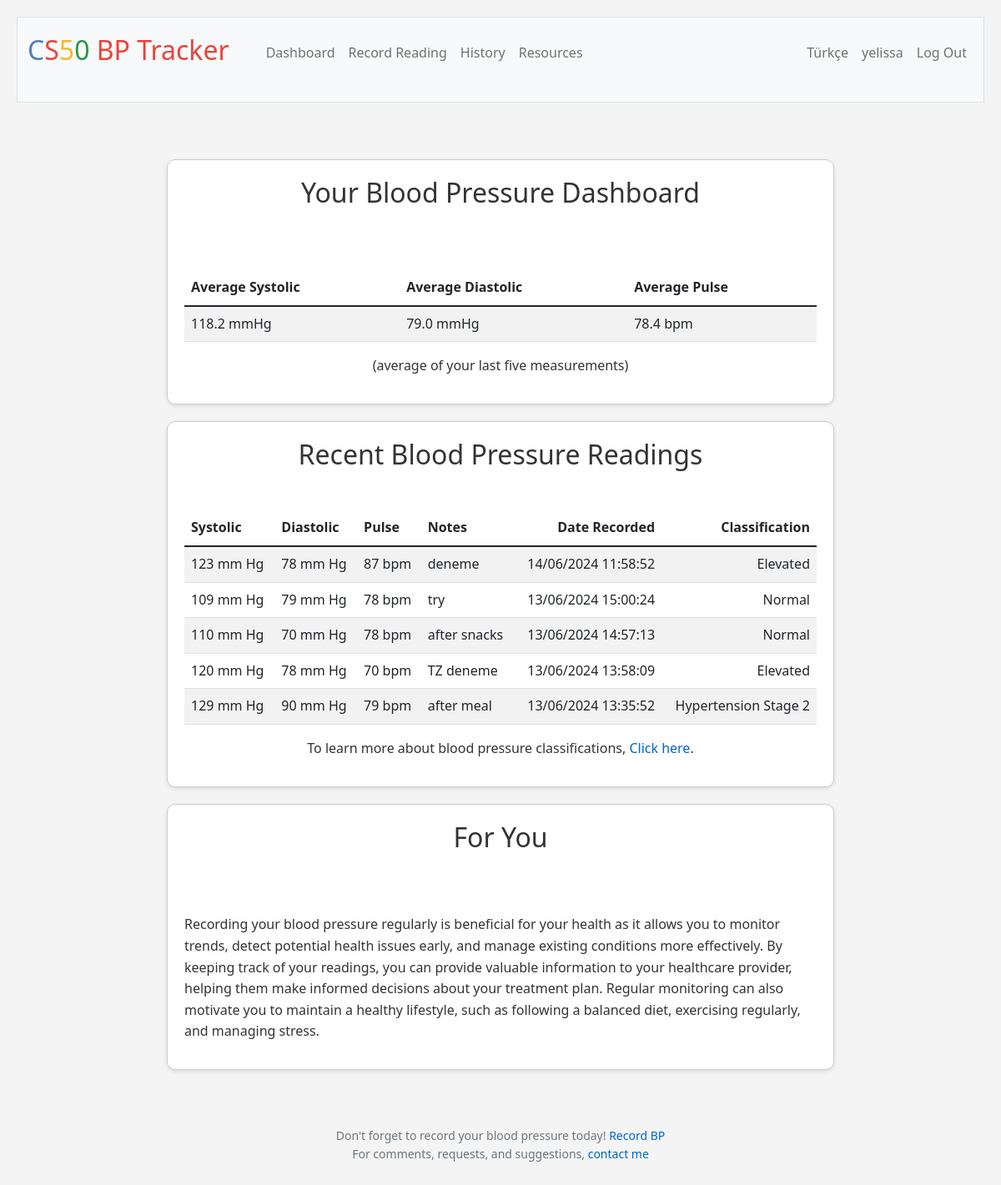
The app's page /dashboard (signed in) with its own data.
### tables this page shows
CREATE TABLE users (
id INTEGER PRIMARY KEY AUTOINCREMENT NOT NULL,
username TEXT NOT NULL,
hash TEXT NOT NULL, name TEXT, timezone TEXT);

CREATE TABLE blood_pressure_readings (
id INTEGER PRIMARY KEY AUTOINCREMENT NOT NULL,
user_id INTEGER NOT NULL,
systolic INTEGER NOT NULL,
diastolic INTEGER NOT NULL,
pulse INTEGER,
reading_date DATETIME DEFAULT CURRENT_TIMESTAMP,
notes TEXT,
FOREIGN KEY (user_id) REFERENCES users (id));

### app.py (the view)
@app.route("/dashboard")
@login_required
def dashboard():
    user_id = session["user_id"]
    user_timezone = db.execute("SELECT timezone FROM users WHERE id = ?", user_id)[0]['timezone']
    user_tz = pytz.timezone(user_timezone)
    recording_rows = db.execute("SELECT * FROM blood_pressure_readings WHERE user_id = ? ORDER BY reading_date DESC LIMIT 5;", user_id)
    for row in recording_rows:
        row["classification"] = classify_bp(row["systolic"], row["diastolic"])
        utc_time = row["reading_date"]
        try:
            local_time = pytz.utc.localize(datetime.strptime(utc_time, '%Y-%m-%d %H:%M:%S')).astimezone(user_tz)
            row["reading_date"] = local_time.strftime('%d/%m/%Y %H:%M:%S')
        except Exception as e:
            print(f"Error converting time: {e}")
            row["reading_date"] = utc_time
    user_avg_recording = db.execute("""
        SELECT AVG(systolic) AS avg_systolic, AVG(diastolic) AS avg_diastolic, AVG(pulse) AS avg_pulse
        FROM (
            SELECT systolic, diastolic, pulse
            FROM blood_pressure_readings
            WHERE user_id = ?
            ORDER BY reading_date DESC
            LIMIT 5
        )
    """, user_id)
    if user_avg_recording:
        avg_data = {
            'avg_systolic': round(user_avg_recording[0]['avg_systolic'], 1) if user_avg_recording[0]['avg_systolic'] else '',
            'avg_diastolic': round(user_avg_recording[0]['avg_diastolic'], 1) if user_avg_recording[0]['avg_diastolic'] else '',
            'avg_pulse': round(user_avg_recording[0]['avg_pulse'], 1) if user_avg_recording[0]['avg_pulse'] else ''
        }
    else:
        avg_data = {'avg_systolic': 'N/A', 'avg_diastolic': 'N/A', 'avg_pulse': 'N/A'}
    return render_template("dashboard.html", classes=g.language_data['classes'], data=g.language_data['dashboard'], last5reading=recording_rows, user_id=user_id, user_avg_recording=[avg_data])

### app.py (called while the page is built)
@app.before_request
def load_language_data():
    user_lang = session.get('language', 'en')  # Default is English
    with open(f'languages/{user_lang}.json', 'r') as file:
        g.language_data = json.load(file)
    g.language_data['current_lang'] = user_lang

@app.after_request
def after_request(response):
    response.headers["Cache-Control"] = "no-cache, no-store, must-revalidate"
    response.headers["Expires"] = 0
    response.headers["Pragma"] = "no-cache"
    return response

@app.context_processor
def inject_layout_data():
    return dict(layout_data=g.language_data['layout'])

@app.context_processor
def inject_user_details():
    if 'user_id' in session:
        user_id = session['user_id']
        user_info = db.execute("SELECT username FROM users WHERE id = ?", user_id)
        if user_info:
            username = user_info[0]['username']
        else:
            username = None
    else:
        username = None
    return {'username': username}

### helpers.py (called while the page is built)
def classify_bp(systolic, diastolic):
    if systolic < 120 and diastolic < 80:
        return "Normal"
    elif 120 <= systolic < 130 and diastolic < 80:
        return "Elevated"
    elif 130 <= systolic < 140 or 80 <= diastolic < 90:
        return "High1"
    elif 140 <= systolic or 90 <= diastolic:
        return "High2"
    else:
        return "Crisis"

def login_required(f):
    @wraps(f)
    def decorated_function(*args, **kwargs):
        if session.get("user_id") is None:
            return redirect("/login")
        return f(*args, **kwargs)
    return decorated_function

### templates/dashboard.html (shortened to what this page needs)
{% extends "layout.html" %}
{% block main %}
<div class="section" id="average-table">
    <h2>{{ data.heading }}</h2>
    <br>
    <table class="table table-striped">
        <thead>
            <tr>
                <th class="text-start">{{ data.avgSystolic }}</th>
                <th class="text-start">{{ data.avgDiastolic }}</th>
                <th class="text-start">{{ data.avgPulse }}</th>
            </tr>
        </thead>
        <tbody>
            {% for row in user_avg_recording %}
            <tr>
                <td class="text-start">{{ row.avg_systolic }} mmHg</td>
                <td class="text-start">{{ row.avg_diastolic }} mmHg</td>
                <td class="text-start">{{ row.avg_pulse }} bpm</td>
            </tr>
            {% endfor %}
        </tbody>
    </table>
    <p class="text-center">{{ data.description }}</p>
</div>
<div class="section", id="trends">
    <h2>{{ data.last5heading }}</h2>
    <table class="table table-striped">
        <thead>
            <tr>
                <th class="text-start">{{ data.systolic }}</th>
                <th class="text-start">{{ data.diastolic }}</th>
                <th class="text-start">{{ data.pulse }}</th>
                <th class="text-start">{{ data.notes }}</th>
                <th class="text-end">{{ data.dateRecorded }}</th>
                <th class="text-end">{{ data.readingClassification }}</th>
            </tr>
        </thead>
        <tbody>
            {% for row in last5reading %}
            <tr>
                <td class="text-start">{{ row.systolic }} mm Hg</td>
                <td class="text-start">{{ row.diastolic }} mm Hg</td>
                <td class="text-start">{{ row.pulse }} bpm</td>
                <td class="text-start">{{ row.notes }}</td>
                <td class="text-end">{{ row.reading_date }}</td>
                <td class="text-end">{{ classes[row.classification] }}</td>
            </tr>
            {% endfor %}
        </tbody>
    </table>
    <p>{{ data.classificationLink.text }}, <a href="/resources">{{ data.classificationLink.textUrl }}</a>.</p>
</div>
<div class="section", id="alerts-tips-section">
    <h2>{{ data.alertsHeading }}</h2>
    <br>
    <p>{{ data.comment }}</p>
</div>
{% endblock %}

### templates/layout.html (shortened to what this page needs)
<!DOCTYPE html>
<html lang="en">
    <head>
        <link href="https://cdn.jsdelivr.net/npm/bootstrap@5.1.3/dist/css/bootstrap.min.css" rel="stylesheet">
        <link href="/static/styles.css" rel="stylesheet">
    </head>
    <body>
        <nav class="bg-light border navbar navbar-expand-md navbar-light">
            <div class="container-fluid">
                <a class="navbar-brand" href="/"><span class="blue">{{ layout_data.navbarBrand.First }}</span><span class="red">{{ layout_data.navbarBrand.Second }}</span><span class="yellow">5</span><span class="green">0</span> <span class="red">{{ layout_data.navbarBrand.Rest }}</span></a>
                <div class="collapse navbar-collapse" id="navbar">
                    {% if session["user_id"] %}
                        <ul class="navbar-nav me-auto mt-2">
                            <li class="nav-item"><a class="nav-link" href="/dashboard">{{ layout_data.dashboard }}</a></li>
                            <li class="nav-item"><a class="nav-link" href="/record">{{ layout_data.recordReading }}</a></li>
                            <li class="nav-item"><a class="nav-link" href="/history">{{ layout_data.history }}</a></li>
                            <li class="nav-item"><a class="nav-link" href="/resources">{{ layout_data.resources }}</a></li>
                        </ul>
                        <ul class="navbar-nav ms-auto mt-2" id="navProfileLogOutLinks">
                            <li class="nav-item">
                                <a class="nav-link" href="/toggle_language" class="nav-link">
                                    {% if session.get('language', 'en') == 'en' %}
                                    Türkçe
                                    {% else %}
                                    English
                                    {% endif %}
                                </a>
                            </li>
                            <li class="nav-item"><a class="nav-link" href="/profile">{{ username }}</a></li>
                            <li class="nav-item"><a class="nav-link" href="/logout">{{ layout_data.logOut }}</a></li>
                        </ul>
                    {% endif %}
                </div>
            </div>
        </nav>
        <main class="container-fluid py-5 text-center">
            {% block main %}{% endblock %}
        </main>
        <footer class="mb-5 small text-center text-muted">
            {{ layout_data.footerTextA }} <a href="/record">{{ layout_data.footerTextB }}</a> <br>
            {{ layout_data.footerTextC }} <a href="mailto:drbelifon@gmail.com">{{ layout_data.footerTextD }}</a>
        </footer>
    </body>
</html>

### static/styles.css (style rules this page uses)
body { font-family: 'Segoe UI', Arial, sans-serif; color: #333; line-height: 1.6; margin: 0; padding: 20px; background-color: #f4f4f4; }
nav .navbar-brand { font-size: xx-large; }
nav .navbar-brand .blue { color: #537fbe; }
nav .navbar-brand .red { color: #ea433b; }
nav .navbar-brand .yellow { color: #f5b82e; }
nav .navbar-brand .green { color: #2e944b; }
h2, h3, h4, h5 { margin-bottom: 1.5em; text-align: center; }
p, li, a { font-size: 1em; text-align: left; margin-bottom: 0.75em; }
a { color: #0066cc; text-decoration: none; }
ul, ol { margin-left: 20px; margin-bottom: 1em; }
.section { background-color: #ffffff; border: 1px solid #ccc; border-radius: 10px; box-shadow: 0 2px 5px rgba(0,0,0,0.1); padding: 20px; margin: 20px auto; max-width: 800px; margin-right: auto; margin-left: auto; }
.text-center { text-align: center; }
#trends p { text-align: center; }

### records on screen
users: username "yelissa"
blood_pressure_readings: systolic "123", diastolic "78", pulse "87", notes "deneme", reading_date "14/06/2024 11:58:52", classes "Elevated"
blood_pressure_readings: systolic "109", diastolic "79", pulse "78", notes "try", reading_date "13/06/2024 15:00:24", classes "Normal"
blood_pressure_readings: systolic "110", diastolic "70", pulse "78", notes "after snacks", reading_date "13/06/2024 14:57:13", classes "Normal"
blood_pressure_readings: systolic "120", diastolic "78", pulse "70", notes "TZ deneme", reading_date "13/06/2024 13:58:09", classes "Elevated"
blood_pressure_readings: systolic "129", diastolic "90", pulse "79", notes "after meal", reading_date "13/06/2024 13:35:52", classes "Hypertension Stage 2"

### other values on screen
{{ layout_data.navbarBrand.First }} "C"
{{ layout_data.navbarBrand.Second }} "S"
{{ layout_data.navbarBrand.Rest }} "BP Tracker"
{{ layout_data.dashboard }} "Dashboard"
{{ layout_data.recordReading }} "Record Reading"
{{ layout_data.history }} "History"
{{ layout_data.resources }} "Resources"
{{ layout_data.logOut }} "Log Out"
{{ data.heading }} "Your Blood Pressure Dashboard"
{{ data.avgSystolic }} "Average Systolic"
{{ data.avgDiastolic }} "Average Diastolic"
{{ data.avgPulse }} "Average Pulse"
{{ row.avg_systolic }} "118.2"
{{ row.avg_diastolic }} "79.0"
{{ row.avg_pulse }} "78.4"
